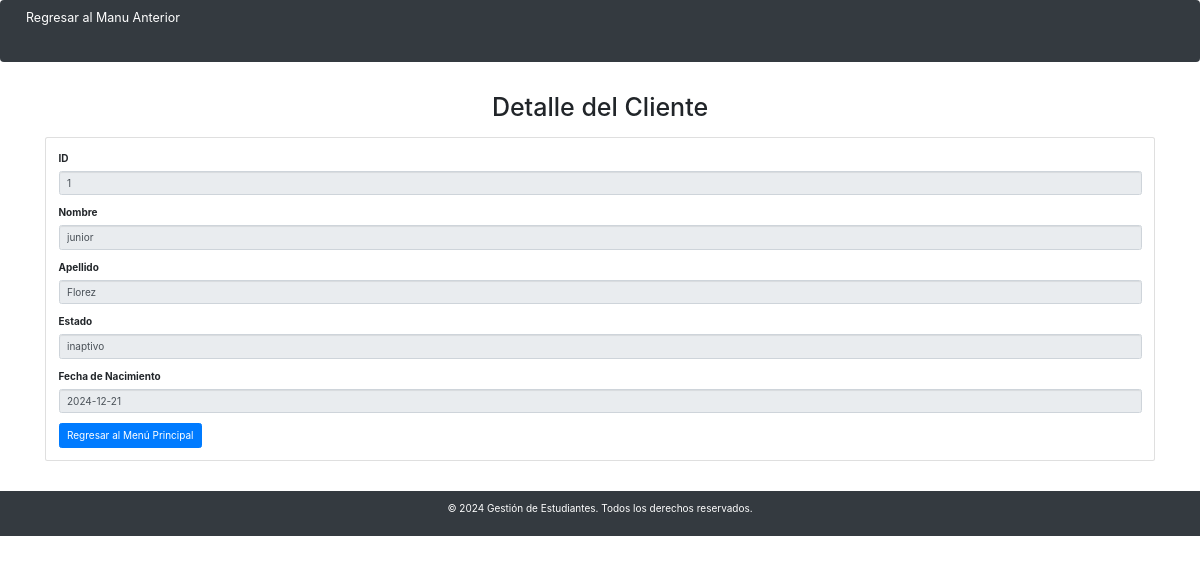
The page /searchfrm.php?action=edit&id=1 on the database its author committed.
### tables this page shows
CREATE TABLE `clientes` (
  `Id` int(11) NOT NULL,
  `Nombre` varchar(50) NOT NULL,
  `Apellido` varchar(50) NOT NULL,
  `Estado` varchar(20) DEFAULT NULL,
  `FechaNacimiento` date DEFAULT NULL
);

### searchfrm.php (the view, shortened to what this page needs)
<?php
include('conexion.php');
include('header.php');
?>
<!DOCTYPE html>
<html lang="es">
<head>
    <link href="https://maxcdn.bootstrapcdn.com/bootstrap/4.5.2/css/bootstrap.min.css" rel="stylesheet">
</head>
<body>
    <nav class="navbar navbar-expand-lg navbar-dark bg-dark">
        <a class="navbar-brand" href="index.php">Regresar al Manu Anterior</a>
    </nav>
    <div class="container mt-5">
        <h1 class="mb-4 text-center">Detalle del Cliente</h1>
        <?php
        if (isset($_GET['id']) && is_numeric($_GET['id'])) {
            $id = $_GET['id'];
            $query = 'SELECT * FROM clientes WHERE id = ' . $id;
            $result = mysqli_query($conn, $query);
            if (mysqli_num_rows($result) > 0) {
                $row = mysqli_fetch_array($result);
                $i = $row['Nombre'];
                $a = $row['Apellido'];
                $b = $row['Estado'];
                $c = $row['FechaNacimiento'];
            } else {
                echo '<div class="alert alert-warning text-center" role="alert">
                        No se encontraron detalles para el ID proporcionado.
                      </div>';
            }
        } else {
            echo '<div class="alert alert-danger text-center" role="alert">
                    El parámetro "id" es inválido o no está presente en la URL.
                  </div>';
        }
        ?>
        <?php if (isset($row)): ?>
        <div class="card">
            <div class="card-body">
                <form>
                    <div class="form-group">
                        <label for="id">ID</label>
                        <input type="text" class="form-control" id="id" value="<?php echo htmlspecialchars($id); ?>" readonly>
                    </div>
                    <div class="form-group">
                        <label for="nombre">Nombre</label>
                        <input type="text" class="form-control" id="nombre" value="<?php echo htmlspecialchars($i); ?>" readonly>
                    </div>
                    <div class="form-group">
                        <label for="apellido">Apellido</label>
                        <input type="text" class="form-control" id="apellido" value="<?php echo htmlspecialchars($a); ?>" readonly>
                    </div>
                    <div class="form-group">
                        <label for="estado">Estado</label>
                        <input type="text" class="form-control" id="estado" value="<?php echo htmlspecialchars($b); ?>" readonly>
                    </div>
                    <div class="form-group">
                        <label for="fechaNacimiento">Fecha de Nacimiento</label>
                        <input type="text" class="form-control" id="fechaNacimiento" value="<?php echo htmlspecialchars($c); ?>" readonly>
                    </div>
                    <a href="index.php" class="btn btn-primary">Regresar al Menú Principal</a>
                </form>
            </div>
        </div>
        <?php endif; ?>
    </div>
    <footer class="bg-dark text-white text-center py-3 mt-5">
        <p>&copy; <?php echo date('Y'); ?> Gestión de Estudiantes. Todos los derechos reservados.</p>
    </footer>
</body>
</html>

### tieenda_ujueta/css/sb-admin.css (style rules this page uses)
body { margin-top: 100px; background-color: #222; }
@media (min-width:768px) { body { margin-top: 50px; } }

### rows shown on the page
clientes: Nombre "junior", Apellido "Florez", Estado "inaptivo", FechaNacimiento "2024-12-21"
